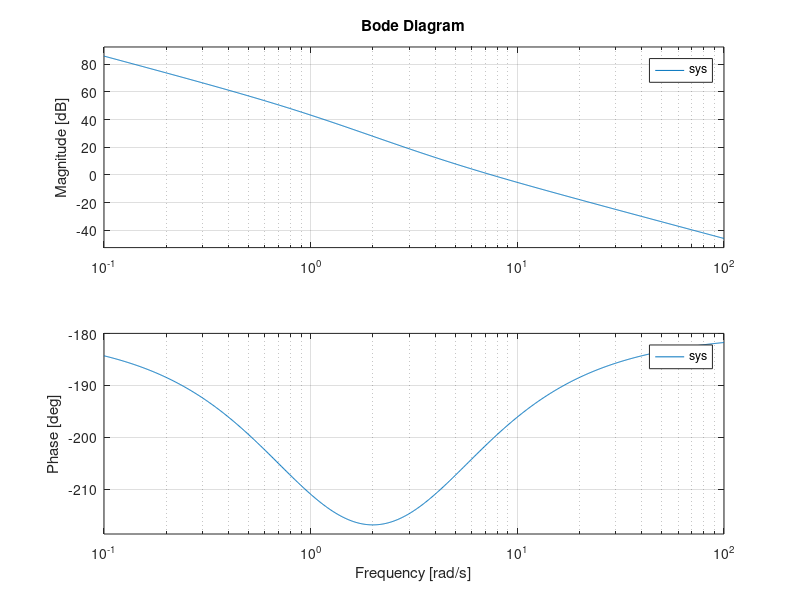

This chart was generated by the following MATLAB code:
% num = [0 0 1];
% den = [1 0 0];
% sys = tf(num,den);
% bode(sys)



num = [0 0 50 200];
den = [1 1 0 0];
sys = tf(num,den);
bode(sys)